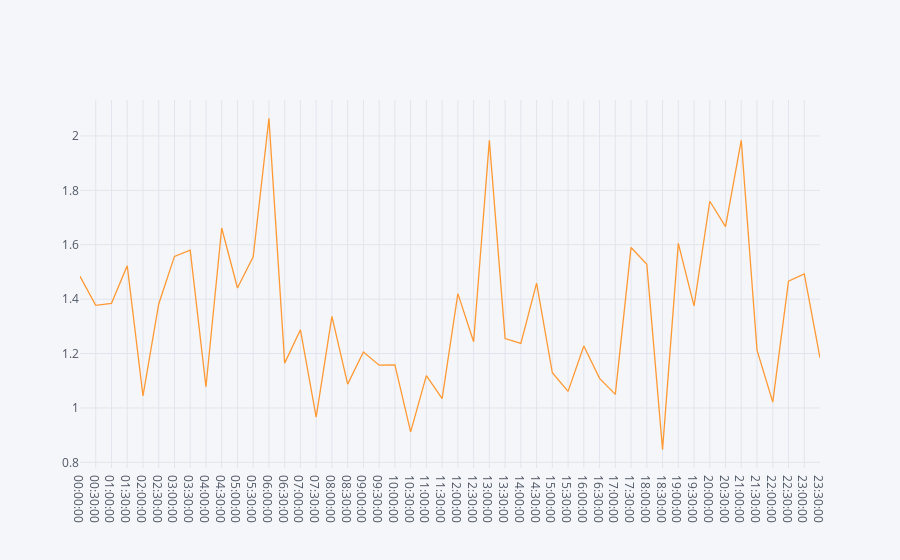

The notebook cell saved with this chart:
### Code cell
xl['s/d']=xl['Systolic pressure']/xl['Diastolic pressure']
xl.iplot(kind='line',x='Time',y='s/d',size=10)

### Figure 1 — Plotly figure (JSON) as saved in the notebook; plotly's stock layout.template omitted (floating-point values rounded to 4 significant figures)
{"data": [{"line": {"color": "rgba(255, 153, 51, 1.0)", "dash": "solid", "shape": "linear", "width": 1.3}, "mode": "lines", "name": "s/d", "text": "", "type": "scatter", "x": ["00:00:00", "00:30:00", "01:00:00", "01:30:00", "02:00:00", "02:30:00", "03:00:00", "03:30:00", "04:00:00", "04:30:00", "05:00:00", "05:30:00", "06:00:00", "06:30:00", "07:00:00", "07:30:00", "08:00:00", "08:30:00", "09:00:00", "09:30:00", "10:00:00", "10:30:00", "11:00:00", "11:30:00", "12:00:00", "12:30:00", "13:00:00", "13:30:00", "14:00:00", "14:30:00", "15:00:00", "15:30:00", "16:00:00", "16:30:00", "17:00:00", "17:30:00", "18:00:00", "18:30:00", "19:00:00", "19:30:00", "20:00:00", "20:30:00", "21:00:00", "21:30:00", "22:00:00", "22:30:00", "23:00:00", "23:30:00"], "y": [1.484, 1.377, 1.385, 1.523, 1.044, 1.382, 1.557, 1.58, 1.078, 1.662, 1.441, 1.556, 2.065, 1.165, 1.288, 0.9663, 1.337, 1.087, 1.205, 1.157, 1.159, 0.9121, 1.119, 1.034, 1.42, 1.244, 1.984, 1.255, 1.237, 1.459, 1.129, 1.061, 1.228, 1.109, 1.05, 1.59, 1.529, 0.8469, 1.605, 1.375, 1.76, 1.667, 1.984, 1.213, 1.021, 1.466, 1.493, 1.184]}], "layout": {"legend": {"bgcolor": "#F5F6F9", "font": {"color": "#4D5663"}}, "paper_bgcolor": "#F5F6F9", "plot_bgcolor": "#F5F6F9", "title": {"font": {"color": "#4D5663"}}, "xaxis": {"gridcolor": "#E1E5ED", "showgrid": true, "tickfont": {"color": "#4D5663"}, "title": {"font": {"color": "#4D5663"}, "text": ""}, "zerolinecolor": "#E1E5ED"}, "yaxis": {"gridcolor": "#E1E5ED", "showgrid": true, "tickfont": {"color": "#4D5663"}, "title": {"font": {"color": "#4D5663"}, "text": ""}, "zerolinecolor": "#E1E5ED"}}}
